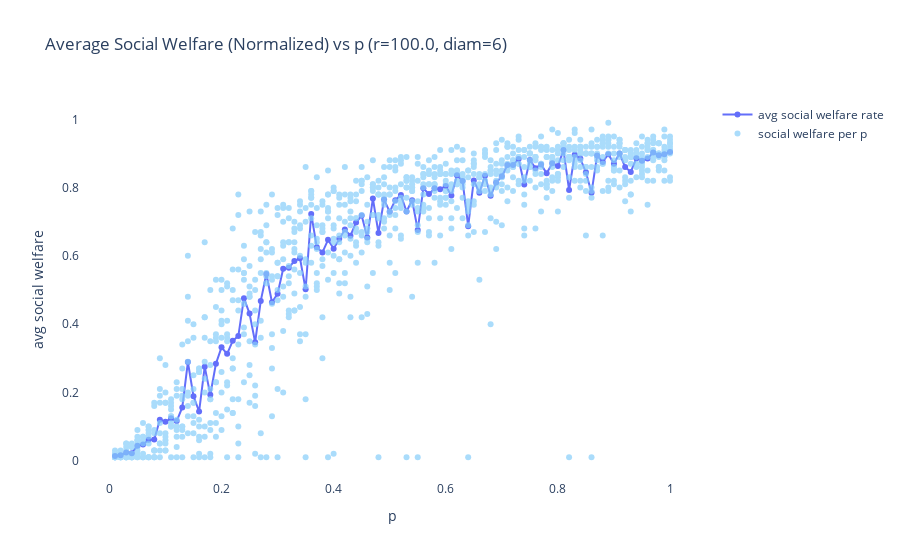
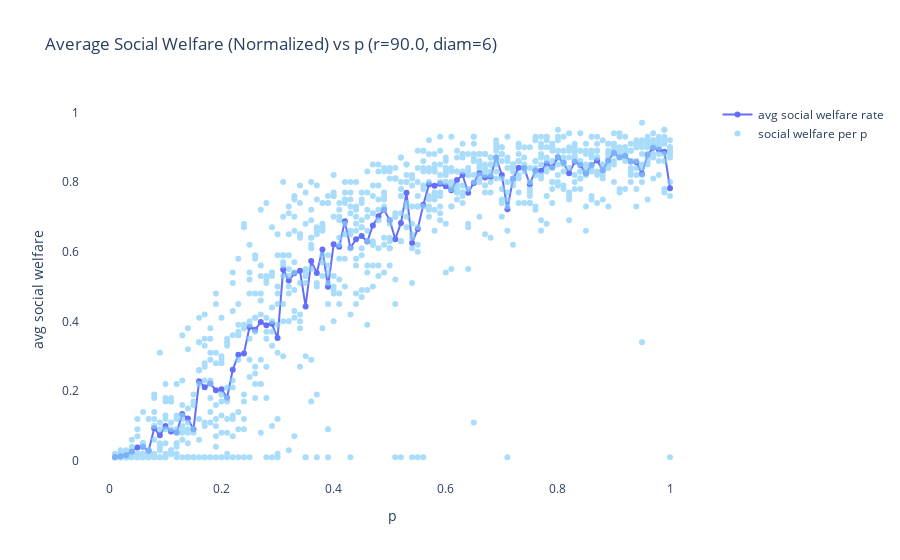
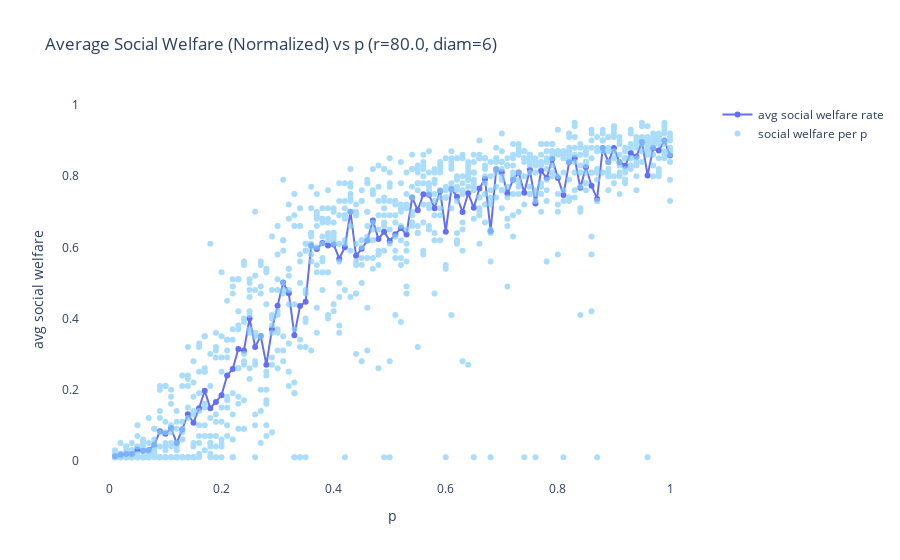
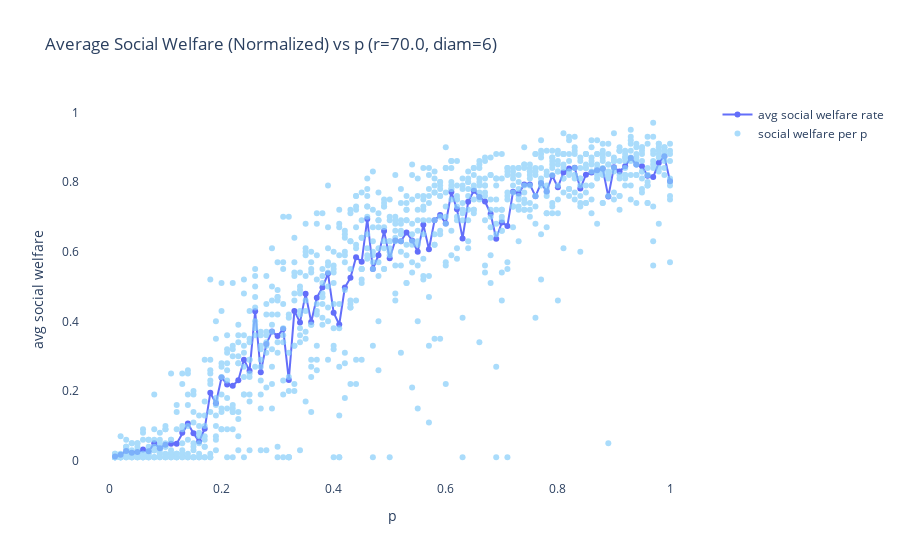

The code cell stored with these charts, in order, in its notebook:
### Markdown cell above
## Power law distributed resources

### Code cell
run_sim(num_vertices, regularity, create_cm, True)
